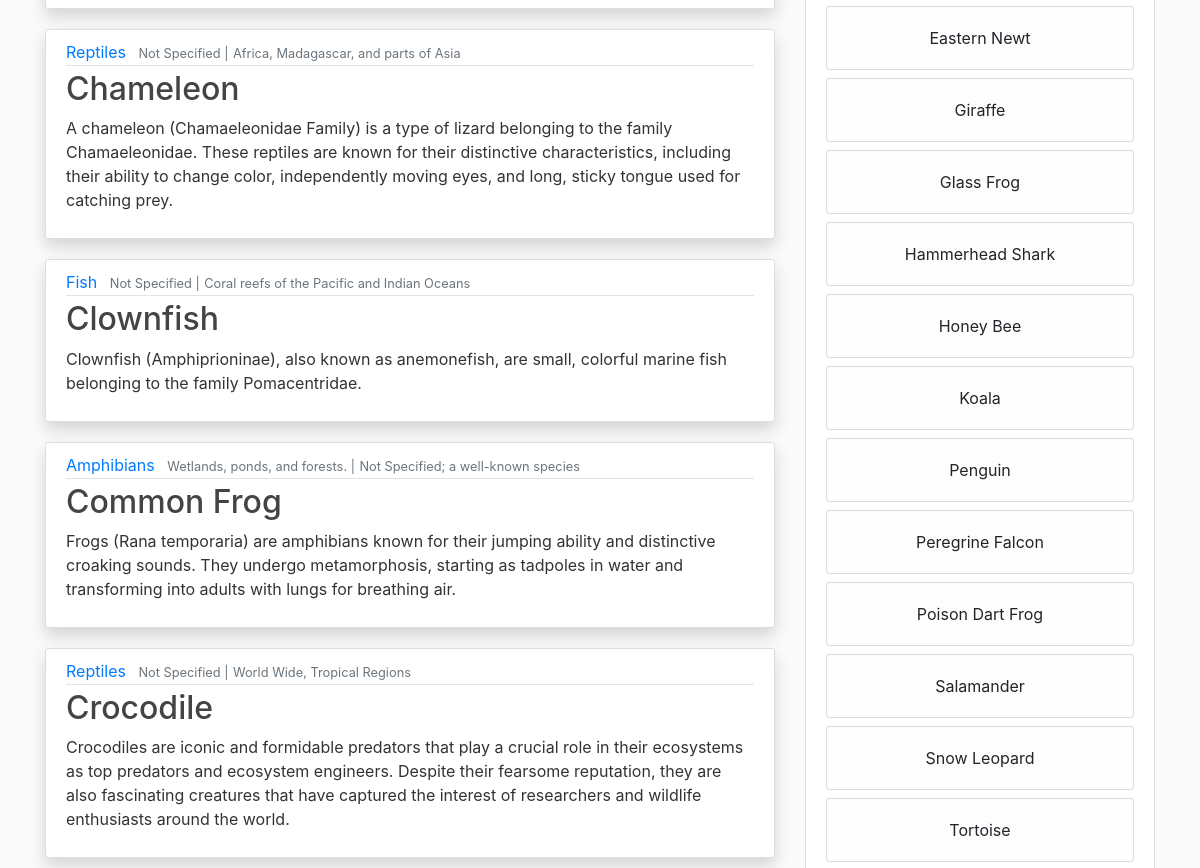
Page /home/ (middle part) on the earlier database version.
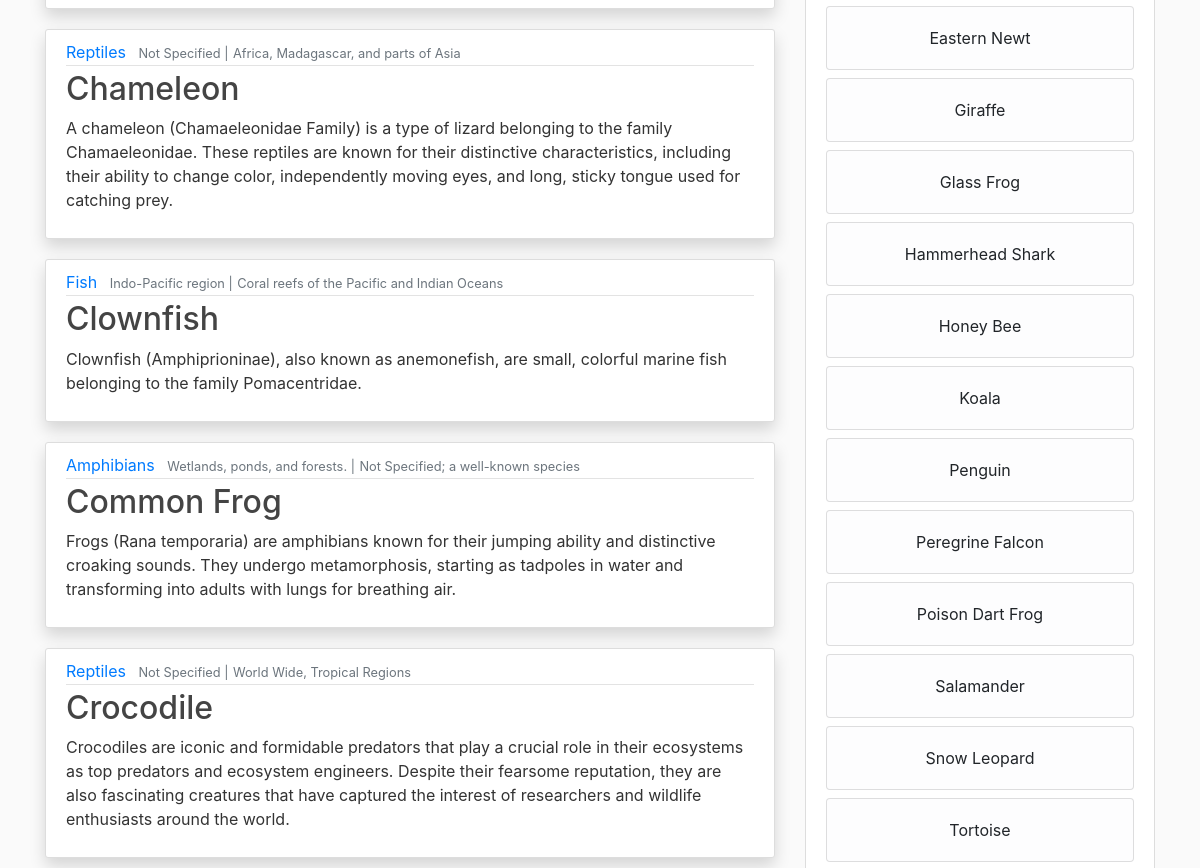
Same page on the later database version.
### blog/models.py (models this page shows, shortened)
class Post(models.Model):
	an_type = models.CharField(max_length=100)
	animal_cat = models.CharField(max_length=50)
	animal = models.CharField(max_length=100)
	definition = models.TextField()
	location_discovered = models.CharField(max_length=100)
	location = models.CharField(max_length=100)
	more_info = models.TextField(null=True, blank=True)
	image_name = models.CharField(max_length=50)
	image = models.ImageField(upload_to="img/%y", height_field=None, width_field=None, max_length=None)
	sci_name = models.CharField(max_length=255)
	fav_food = models.CharField(max_length=255)

### blog/views.py (the view)
# urls.py: path('home/', views.home, name = 'blog-home'),
def home(request):
    template_name = 'blog/home.html'
    include_other = True
    context = {
        'template_name' : template_name,
        'posts' : Post.objects.all().order_by('animal'),
        'include_other' : include_other
    }
    return render(request, template_name, context)

### blog/templates/blog/home.html (shortened to what this page needs)
{% extends 'blog/base.html' %}
{% load static %}
{% block content %}
<div>
  {% for post in posts %}
    <article class="media content-section mt-2 zoom-container shadow">
      <div class="media-body">
        <div class="article-metadata">
          <a class="mr-2" href="{% url 'blog:class_view' categories_type=post.an_type %}">{{ post.an_type }}</a>
          <small class="text-muted">{{ post.location_discovered }} |</small>
          <small class="text-muted">{{ post.location }}</small>
        </div>
        <h2><a class="article-title" href="{% url 'blog:blog-info' post.animal%}">{{ post.animal }}</a></h2>
        <p class="article-content">{{ post.definition }}</p>
      </div>
    </article>
  {% endfor %}
</div>
{% endblock %}

Differences in the rows shown:
changed Post "Clownfish": location_discovered "Not Specified" → "Indo-Pacific region"
